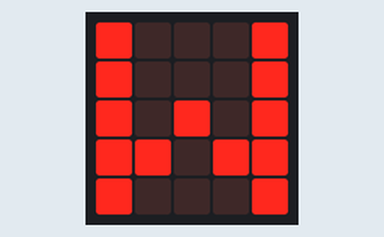
This program was run on a simulated BBC micro:bit (MakeCode). On the bench: the board's 5×5 LED display.

Above: at 0.1 s.
At 1.5 s:
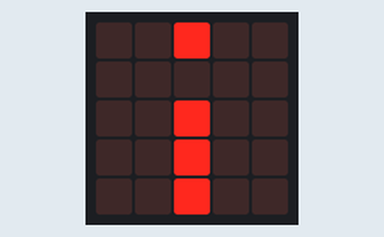
At 2.9 s:
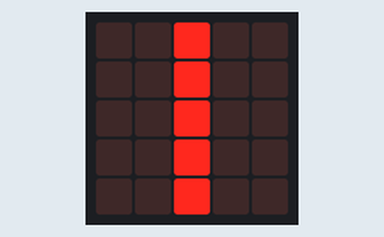
At 6.2 s:
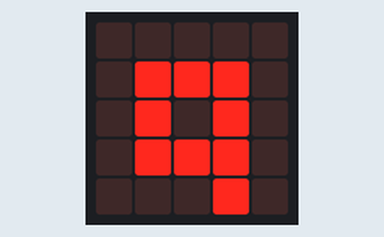
At 7.71 s:
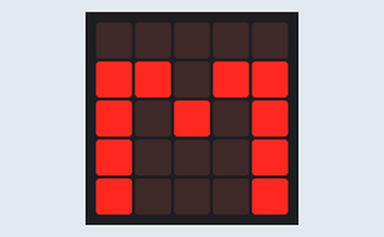

The program:

main.ts
```typescript
basic.forever(function () {
    basic.showLeds(`
        # . . . #
        # . . . #
        # . # . #
        # # . # #
        # . . . #
        `)
    basic.pause(1000)
    basic.showLeds(`
        . . # . .
        . . . . .
        . . # . .
        . . # . .
        . . # . .
        `)
    basic.pause(1000)
    basic.showLeds(`
        . . # . .
        . . # . .
        . . # . .
        . . # . .
        . . # . .
        `)
    basic.pause(100)
    basic.showLeds(`
        . . # . .
        . . # . .
        . . # . .
        . . # . .
        . . # . .
        `)
    basic.pause(1000)
    basic.showLeds(`
        . . # . .
        . . . . .
        . . # . .
        . . # . .
        . . # . .
        `)
    basic.pause(1000)
    basic.showLeds(`
        . . . . .
        . # # # .
        . # . # .
        . # # # .
        . . . # .
        `)
    basic.pause(1000)
    basic.showLeds(`
        . . . . .
        # # . # #
        # . # . #
        # . . . #
        # . . . #
        `)
})
```

test.ts
```typescript
// aquí va el archivo "tests"; esto no se compilará cuando este paquete se utilice como una extensión.
```

Measured:
- by itself, everything shown: repeats every 7.9 s, in 6 steps
- what the display in image 1 shows lasts 1.4 s, from 1.4 s to 2.8 s
- what the display in image 2 shows lasts 1.9 s, from 2.8 s to 4.7 s
- what the display in image 4 shows lasts 0.4 s, from 7.5 s to 7.9 s
